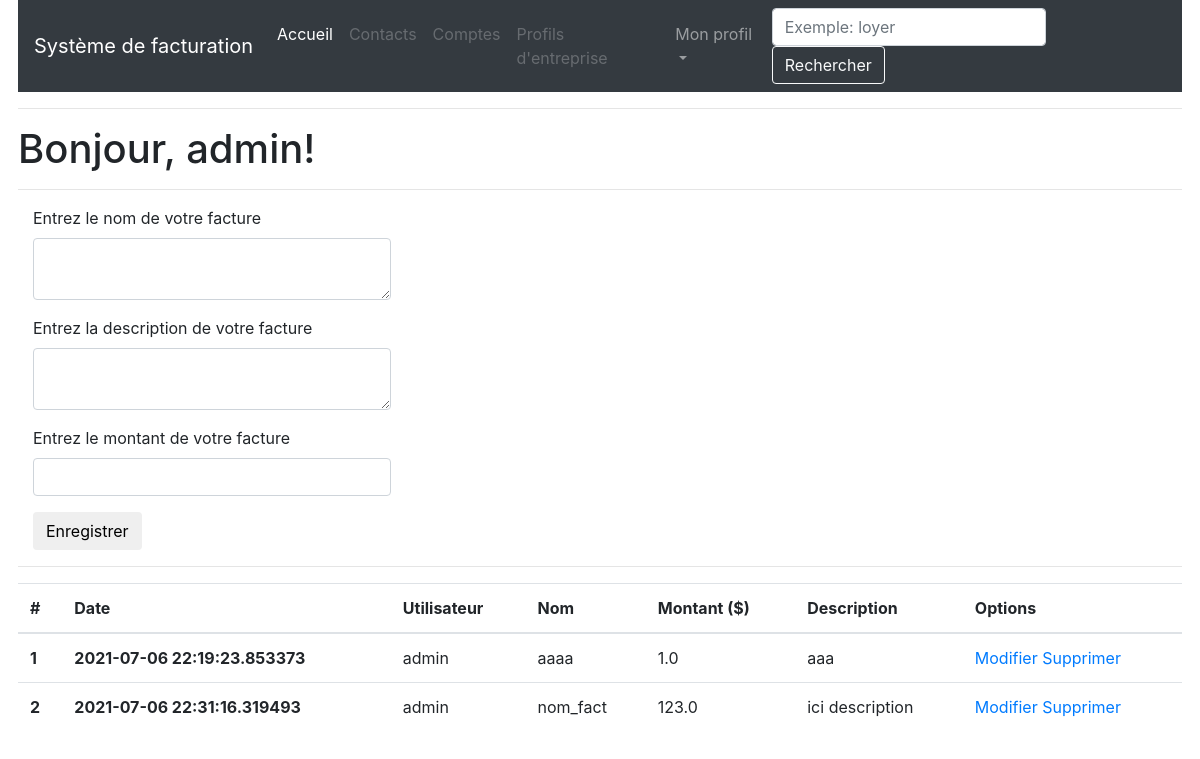
Before: /index (signed in) with the older database file.
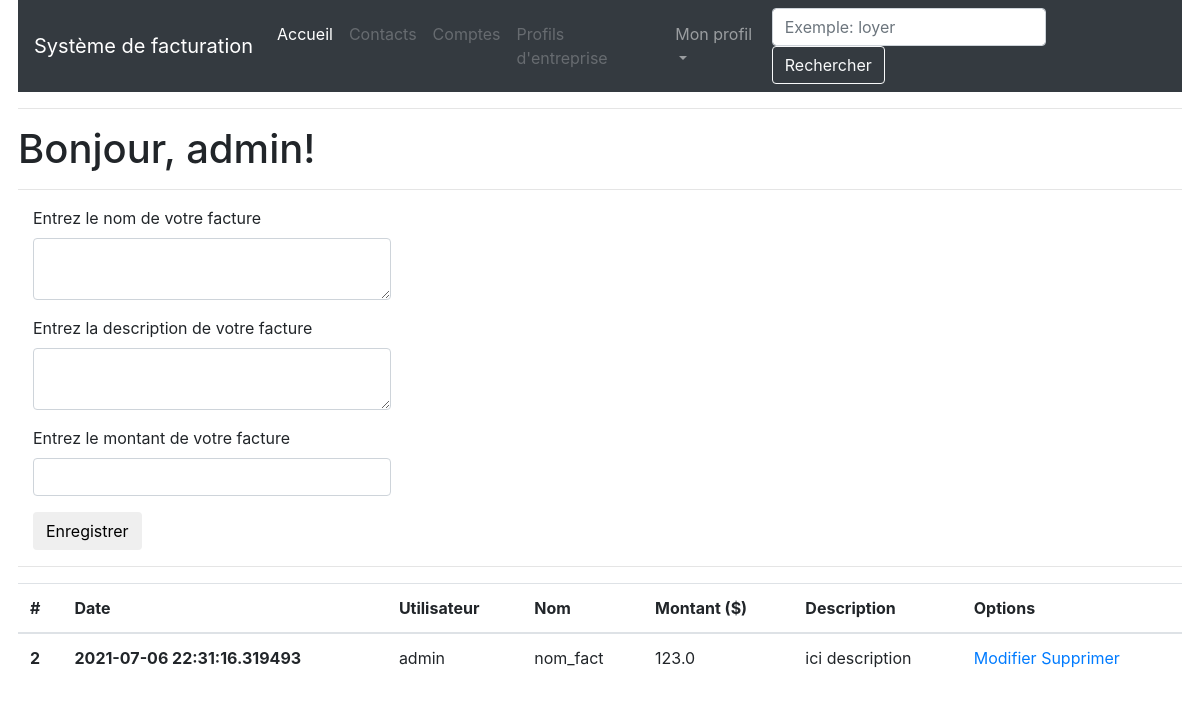
After: the same page with the newer database file.
### app/models.py (models this page shows, shortened)
class Facture(db.Model):
    id = db.Column(db.Integer, primary_key=True)
    name = db.Column(db.String(50))
    body = db.Column(db.String(140))
    timestamp = db.Column(db.DateTime, index=True, default=datetime.utcnow)
    amount = db.Column(db.Float)
    user_id = db.Column(db.Integer, db.ForeignKey('user.id'))

class User(UserMixin, db.Model):
    id = db.Column(db.Integer, primary_key=True)
    username = db.Column(db.String(64), index=True, unique=True)
    email = db.Column(db.String(120), index=True, unique=True)
    password_hash = db.Column(db.String(128))
    factures = db.relationship('Facture', backref='author', lazy='dynamic')
    about_me = db.Column(db.String(140))
    last_seen = db.Column(db.DateTime, default=datetime.utcnow)

### app/routes.py (the view)
@app.route('/index', methods=['GET', 'POST'])
@login_required
def index():
    form = FactureForm()
    if form.validate_on_submit():
        facture = Facture(name=form.name.data, body=form.body.data, author=current_user, amount=form.amount.data)
        db.session.add(facture)
        db.session.commit()
        flash('Votre facture a été ajoutée.')
        return redirect(url_for('index'))
    factures = Facture.query.filter_by(user_id=current_user.id).all()
    return render_template("index.html", title='Accueil', form=form, factures=factures)

### app/forms.py
class FactureForm(FlaskForm):
    name = TextAreaField('Entrez le nom de votre facture', validators=[DataRequired(message="Veuillez entrer un nom"), Length(min=1, max=50, message='Veuillez écrire entre 1 et 50 caractères')])
    body = TextAreaField('Entrez la description de votre facture', validators=[DataRequired(message="Veuillez entrer une description"), Length(min=1, max=140, message='Veuillez écrire entre 1 et 50 caractères')])
    amount = DecimalField('Entrez le montant de votre facture', validators=[DataRequired(message="Veuillez entrer un montant numérique")], places=2)
    submit = SubmitField('Enregistrer')

### app/models.py (called while the page is built)
@login.user_loader
def load_user(id):
    return User.query.get(int(id))

### app/routes.py (called while the page is built)
@app.before_request
def before_request():
    if current_user.is_authenticated:
        current_user.last_seen = datetime.utcnow()
        db.session.commit()

### app/templates/index.html
{% extends "base.html" %}
{% import 'bootstrap/wtf.html' as wtf %}
{% block app_content %}
    <h1>Bonjour, {{ current_user.username }}!</h1>
    <hr>
    <div class="form-group">
        <div class="col-md-4">
            {{ wtf.quick_form(form) }}
        </div>
    </div>
    <hr>
    <table class="table table-hover">
        <thead>
          <tr>
            <th scope="col">#</th>
            <th scope="col">Date</th>
            <th scope="col">Utilisateur</th>
            <th scope="col">Nom</th>
            <th scope="col">Montant ($)</th>
            <th scope="col">Description</th>
            <th scope="col">Options</th>
          </tr>
        </thead>
        <tbody>
    {% for facture in factures %}
        <tr>
            <th scope="row">{{ facture.id }}</th>
            <th>{{ facture.timestamp }}</th>
            <td>{{ facture.author.username }}</td>
            <td>{{ facture.name }}</td>
            <td>{{ facture.amount }}</td>
            <td>{{ facture.body }}</td>
            <td>
                <a href="{{ url_for('update', facture_id=facture.id) }}">Modifier</a>
                <a href="{{ url_for('delete', facture_id=facture.id) }}">Supprimer</a>
            </td>
        </tr>
    {% endfor %}
        </tbody>
    </table>
{% endblock %}

Changed rows visible on the page:
removed Facture: id "1", timestamp "2021-07-06 22:19:23.853373", author.username "admin", name "aaaa", amount "1.0", body "aaa"
